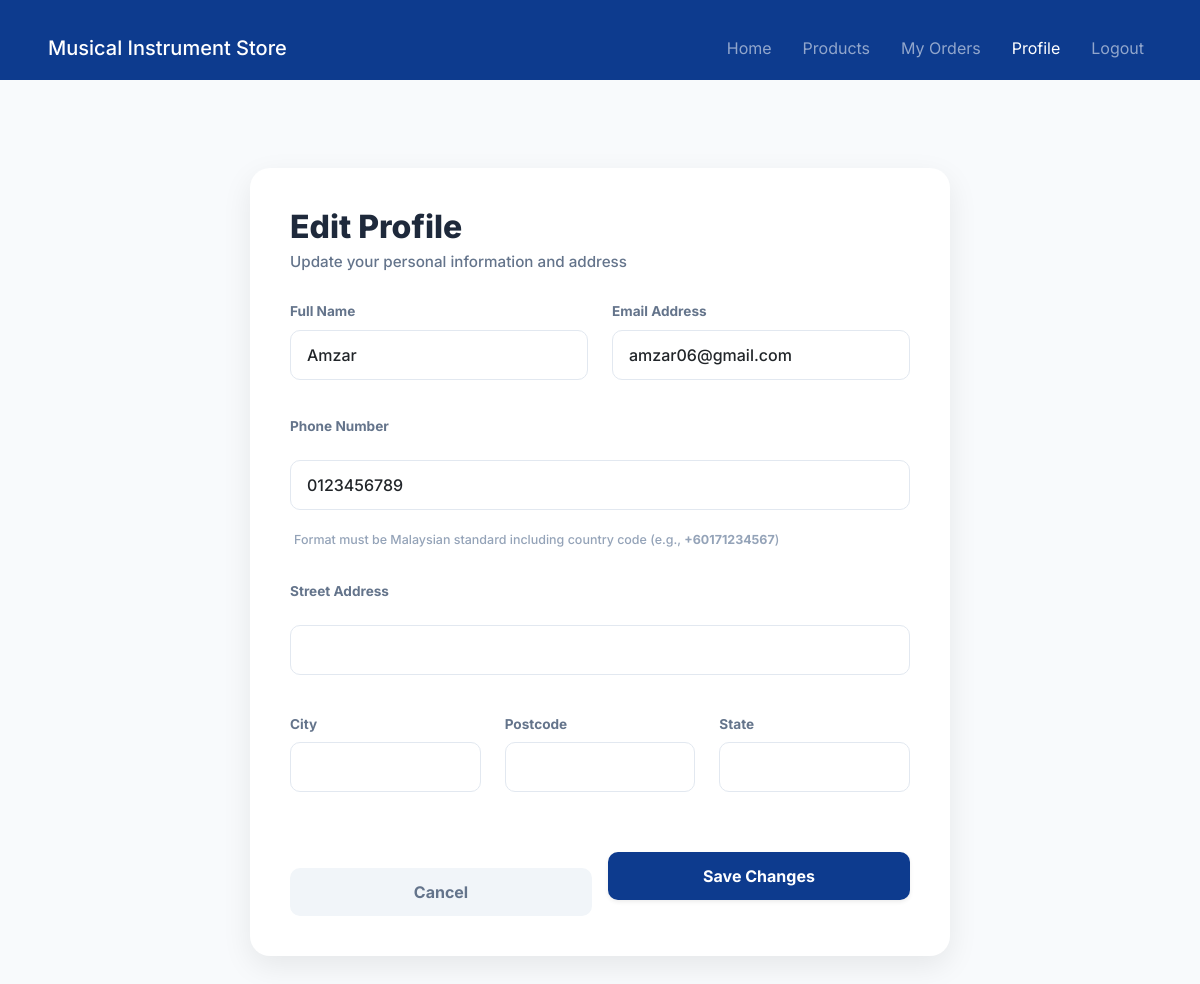
The page /customer/edit_profile_page.php (signed in) on the database its author committed.
### tables this page shows
CREATE TABLE `customers` (
  `cust_id` int(11) NOT NULL,
  `cust_name` varchar(255) NOT NULL,
  `cust_email` varchar(255) NOT NULL,
  `cust_password` varchar(255) NOT NULL,
  `cust_phone_number` varchar(20) DEFAULT NULL,
  `cust_address` text DEFAULT NULL,
  `cust_street` varchar(255) DEFAULT NULL,
  `cust_city` varchar(100) DEFAULT NULL,
  `cust_state` varchar(100) DEFAULT NULL,
  `cust_postcode` varchar(10) DEFAULT NULL,
  `status` enum('Active','Suspended','Blacklisted','Deleted') DEFAULT 'Active',
  `created_at` timestamp NOT NULL DEFAULT current_timestamp()
);

### customer/edit_profile_page.php (the view, shortened to what this page needs)
<?php
include '../database.php';
$cust_id = $_SESSION['cust_id'];
$user_data = ['cust_name' => '', 'cust_email' => '', 'cust_phone_number' => '', 'cust_street' => '', 'cust_city' => '', 'cust_state' => '', 'cust_postcode' => ''];
if (isset($conn)) {
    $stmt = $conn->prepare("SELECT cust_name, cust_email, cust_phone_number, cust_street, cust_city, cust_state, cust_postcode FROM customers WHERE cust_id = ?");
    if ($stmt) {
        $stmt->bind_param("i", $cust_id);
        $stmt->execute();
        $result = $stmt->get_result();
        if ($row = $result->fetch_assoc()) {
            $user_data = [
                'cust_name' => $row['cust_name'] ?? '',
                'cust_email' => $row['cust_email'] ?? '',
                'cust_phone_number' => $row['cust_phone_number'] ?? '',
                'cust_street' => $row['cust_street'] ?? '',
                'cust_city' => $row['cust_city'] ?? '',
                'cust_state' => $row['cust_state'] ?? '',
                'cust_postcode' => $row['cust_postcode'] ?? ''
            ];
        }
    }
}
?>
<!DOCTYPE html>
<html lang="en">
<head>
    <link href="https://cdn.jsdelivr.net/npm/bootstrap@5.3.2/dist/css/bootstrap.min.css" rel="stylesheet">
    <link rel="stylesheet" href="customer.css?v=3.0">
</head>
<body>
<nav class="navbar navbar-expand-lg navbar-dark" style="background-color: #0d3b8e; padding: 12px 0;">
    <div class="container-fluid px-5">
        <a class="navbar-brand" href="home_page.php" style="font-weight: 500;">Musical Instrument Store</a>
        <div class="collapse navbar-collapse" id="navLogged">
            <ul class="navbar-nav ms-auto" style="gap: 15px;">
                <li class="nav-item"><a class="nav-link" href="home_page.php">Home</a></li>
                <li class="nav-item"><a class="nav-link" href="../product/product page.php">Products</a></li>
                <li class="nav-item"><a class="nav-link" href="../product/payment history.php">My Orders</a></li>
                <li class="nav-item"><a class="nav-link active" href="user_profile_page.php">Profile</a></li>
                <li class="nav-item"><a class="nav-link" href="logout_page.php">Logout</a></li>
            </ul>
        </div>
    </div>
</nav>
<div class="container py-5">
    <div class="edit-card">
        <div class="mb-4">
            <h2 style="font-weight: 800; text-align: left; background: none; -webkit-text-fill-color: initial; color: #1e293b; margin: 0;">Edit Profile</h2>
            <p style="color: #64748b; font-weight: 500; margin-top: 5px;">Update your personal information and address</p>
        </div>
        <form action="edit_profile_page.php" method="POST">
            <div class="row">
                <div class="col-md-6">
                    <label class="form-label">Full Name</label>
                    <input type="text" name="cust_name" class="form-control" value="<?php echo htmlspecialchars($user_data['cust_name']); ?>" required>
                </div>
                <div class="col-md-6">
                    <label class="form-label">Email Address</label>
                    <input type="email" name="cust_email" class="form-control" value="<?php echo htmlspecialchars($user_data['cust_email']); ?>" required>
                </div>
            </div>
            <label class="form-label">Phone Number</label>
            <input type="text" name="cust_phone_number" class="form-control"
                   placeholder="e.g., +60123456789"
                   pattern="^\+60(1[0-9]|[3-9])[0-9]{7,8}$"
                   title="Please enter a valid Malaysian phone number starting with +60 followed by 8 to 10 digits."
                   value="<?php echo htmlspecialchars($user_data['cust_phone_number']); ?>" required>
            <span class="phone-hint"><i class="fa-solid fa-info-circle me-1"></i> Format must be Malaysian standard including country code (e.g., <strong>+60171234567</strong>)</span>
            <label class="form-label">Street Address</label>
            <input type="text" name="cust_street" class="form-control" value="<?php echo htmlspecialchars($user_data['cust_street']); ?>">
            <div class="row">
                <div class="col-md-4">
                    <label class="form-label">City</label>
                    <input type="text" name="cust_city" class="form-control" value="<?php echo htmlspecialchars($user_data['cust_city']); ?>">
                </div>
                <div class="col-md-4">
                    <label class="form-label">Postcode</label>
                    <input type="text" name="cust_postcode" class="form-control" value="<?php echo htmlspecialchars($user_data['cust_postcode']); ?>">
                </div>
                <div class="col-md-4">
                    <label class="form-label">State</label>
                    <input type="text" name="cust_state" class="form-control" value="<?php echo htmlspecialchars($user_data['cust_state']); ?>">
                </div>
            </div>
            <div class="row g-3 mt-2">
                <div class="col-md-6">
                    <a href="user_profile_page.php" class="btn-cancel">Cancel</a>
                </div>
                <div class="col-md-6">
                    <button type="submit" class="btn-save shadow-sm">Save Changes</button>
                </div>
            </div>
        </form>
    </div>
</div>
</body>
</html>

### customer/customer.css (style rules this page uses)
:root { --bg-gradient: #ffffff; --card-bg: #ffffff; --card-border: rgba(0, 0, 0, 0.1); --text-primary: #1e293b; --text-secondary: #475569; --accent: #2563eb; --accent-hover: #1d4ed8; --success: #10b981; --success-hover: #059669; }
* { margin: 0; padding: 0; box-sizing: border-box; font-family: 'Inter', sans-serif; }
body { background: var(--bg-gradient); color: var(--text-primary); min-height: 100vh; }
h2 { font-size: 2rem; margin-bottom: 24px; font-weight: 700; text-align: center; background: linear-gradient(to right, #60a5fa, #a78bfa); -webkit-background-clip: text; background-clip: text; -webkit-text-fill-color: transparent; }
p { color: var(--text-secondary); margin-bottom: 8px; font-size: 0.95rem; }
form { display: flex; flex-direction: column; gap: 16px; margin-top: 16px; }
input, textarea { width: 100%; padding: 12px 16px; background: #f8fafc; border: 1px solid var(--card-border); border-radius: 8px; color: var(--text-primary); font-size: 1rem; outline: none; transition: border-color 0.3s ease, box-shadow 0.3s ease; }
button { width: 100%; padding: 12px; background: var(--accent); color: white; border: none; border-radius: 8px; font-size: 1rem; font-weight: 600; cursor: pointer; transition: background 0.3s ease, transform 0.2s ease; }
a { color: var(--accent); text-decoration: none; font-weight: 600; transition: color 0.3s ease; display: inline-block; margin-top: 16px; }
.mb-4 { margin-bottom: 16px; }

### customer/edit_profile_page.php (style rules this page uses)
body { background-color: #f8fafc; color: #1e293b; }
.edit-card { background: white; border-radius: 20px; box-shadow: 0 10px 30px rgba(0,0,0,0.08); border: none; padding: 40px; max-width: 700px; margin: 40px auto; }
.form-label { font-size: 0.85rem; font-weight: 700; color: #64748b; margin-bottom: 8px; }
.form-control { padding: 12px 16px; border-radius: 10px; border: 1.5px solid #e2e8f0; font-weight: 500; margin-bottom: 20px; transition: all 0.2s; }
.btn-save { background: #0d3b8e; color: white; border-radius: 10px; padding: 12px 24px; font-weight: 700; border: none; width: 100%; }
.btn-cancel { background: #f1f5f9; color: #64748b; border-radius: 10px; padding: 12px 24px; font-weight: 700; border: none; width: 100%; text-align: center; text-decoration: none; display: inline-block; }
.phone-hint { font-size: 0.78rem; color: #94a3b8; font-weight: 500; margin-top: -15px; margin-bottom: 15px; display: block; }

### rows shown on the page
customers: cust_name "Amzar", cust_email "amzar06@gmail.com", cust_phone_number "0123456789"
